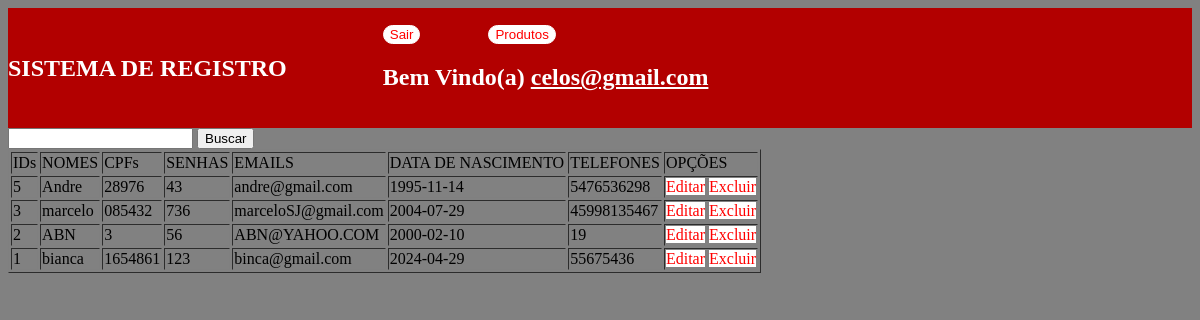
The page /php-server/Paginas/Registros.php (signed in) on the database its author committed.
### tables this page shows
CREATE TABLE `cliente` (
  `idcliente` int(11) NOT NULL AUTO_INCREMENT,
  `tipo_usuario` enum('cliente','empresa','adm') NOT NULL,
  `nome` varchar(45) NOT NULL,
  `cpf` varchar(11) NOT NULL,
  `senha` varchar(45) NOT NULL,
  `email` varchar(45) NOT NULL,
  `data_nascimento` date NOT NULL,
  `telefone` varchar(45) NOT NULL,
  `endereco` varchar(45) NOT NULL,
  `estado` varchar(2) NOT NULL,
  `cidade` varchar(45) NOT NULL,
  `estado_id` int(11) NOT NULL,
  `cidade_id` int(11) NOT NULL,
  PRIMARY KEY (`idcliente`)
);

### php-server/Paginas/Registros.php (the view, shortened to what this page needs)
<!DOCTYPE html>
<html lang="pt-br">
<head>
</head>
<body>
<?php
$logado = $_SESSION['email'];
?>
<nav style="background-color: #b20000" class="navbar navbar-expand-lg navbar-light bg-light">
  <h2 class="navbar-brand">SISTEMA DE REGISTRO</h2>
  <div class="collapse navbar-collapse" id="navbarNavAltMarkup">
    <div class="navbar-nav">
     <button id="a"><a href="../FormulariosLogin/sair.php">Sair</a></button> &nbsp; &#160; &nbsp; &#160; &nbsp; &#160; &nbsp; &#160;
     <button id="a"><a href="">Produtos</a></button> <br>
     <?php
      echo "<h1>Bem Vindo(a) <u>$logado</u></h1>";
      ?>
    </div>
  </div>
</nav>
<div id="Form">
<form action="Formulario.php" method="post">
<input type="text" name="buscar" id="">
<input type="submit" value="Buscar">
</form>
</div>
<div id="Tables">
<table border="1">
<tr>
  <td>IDs</td>
  <td>NOMES</td>
  <td>CPFs</td>
  <td>SENHAS</td>
  <td>EMAILS</td>
  <td>DATA DE NASCIMENTO</td>
  <td>TELEFONES</td>
  <td>OPÇÕES</td>
</tr>
<?PHP
$cnx = mysqli_connect("localhost", "root", "", "rsp_banco");
$sqle = "SELECT idcliente, nome, cpf, senha, email, data_nascimento, telefone FROM cliente ORDER BY idcliente desc";
$rta = mysqli_query($cnx, $sqle);
while ($mostrar = mysqli_fetch_row($rta)) {
  ?>
  <tr>
  <td><?php echo $mostrar['0'] ?></td>
  <td><?php echo $mostrar['1'] ?></td>
  <td><?php echo $mostrar['2'] ?></td>
  <td><?php echo $mostrar['3'] ?></td>
  <td><?php echo $mostrar['4'] ?></td>
  <td><?php echo $mostrar['5'] ?></td>
  <td><?php echo $mostrar['6'] ?></td>
  <td>
    <a id="a2" href="../FormulariosLogin/edit.php?id=$mostrar[0]">Editar</a>
    <a id="a2" href="">Excluir</a>
  </td>
  </tr>
  <?php
}
?>
</table>
</div>
</body>
</html>

### php-server/Paginas/Registros.php (style rules this page uses)
body { background-color:#818181; background-image: url("../../imgs/fund1.png"); background-size: cover; }
nav { display: flex; flex-direction: row; background-color: #b20000; width: 100%; height: 15vh; justify-content: space-around; gap: 3em; align-items: center; color: white; display: flex; justify-content: start; }
h1 { color: white; }
a { text-decoration: none; color: red; }
#a { border: solid 1px white; border-radius: 20pt; color: red; background-color:white; }
#a2 { background-color: white; }

### rows shown on the page
cliente: idcliente "5", nome "Andre", cpf "28976", senha "43", email "andre@gmail.com", data_nascimento "1995-11-14", telefone "5476536298"
cliente: idcliente "3", nome "marcelo", cpf "085432", senha "736", email "marceloSJ@gmail.com", data_nascimento "2004-07-29", telefone "45998135467"
cliente: idcliente "2", nome "ABN", cpf "3", senha "56", email "ABN@YAHOO.COM", data_nascimento "2000-02-10", telefone "19"
cliente: idcliente "1", nome "bianca", cpf "1654861", senha "123", email "binca@gmail.com", data_nascimento "2024-04-29", telefone "55675436"

### other values the page prints
$logado "celos@gmail.com"
